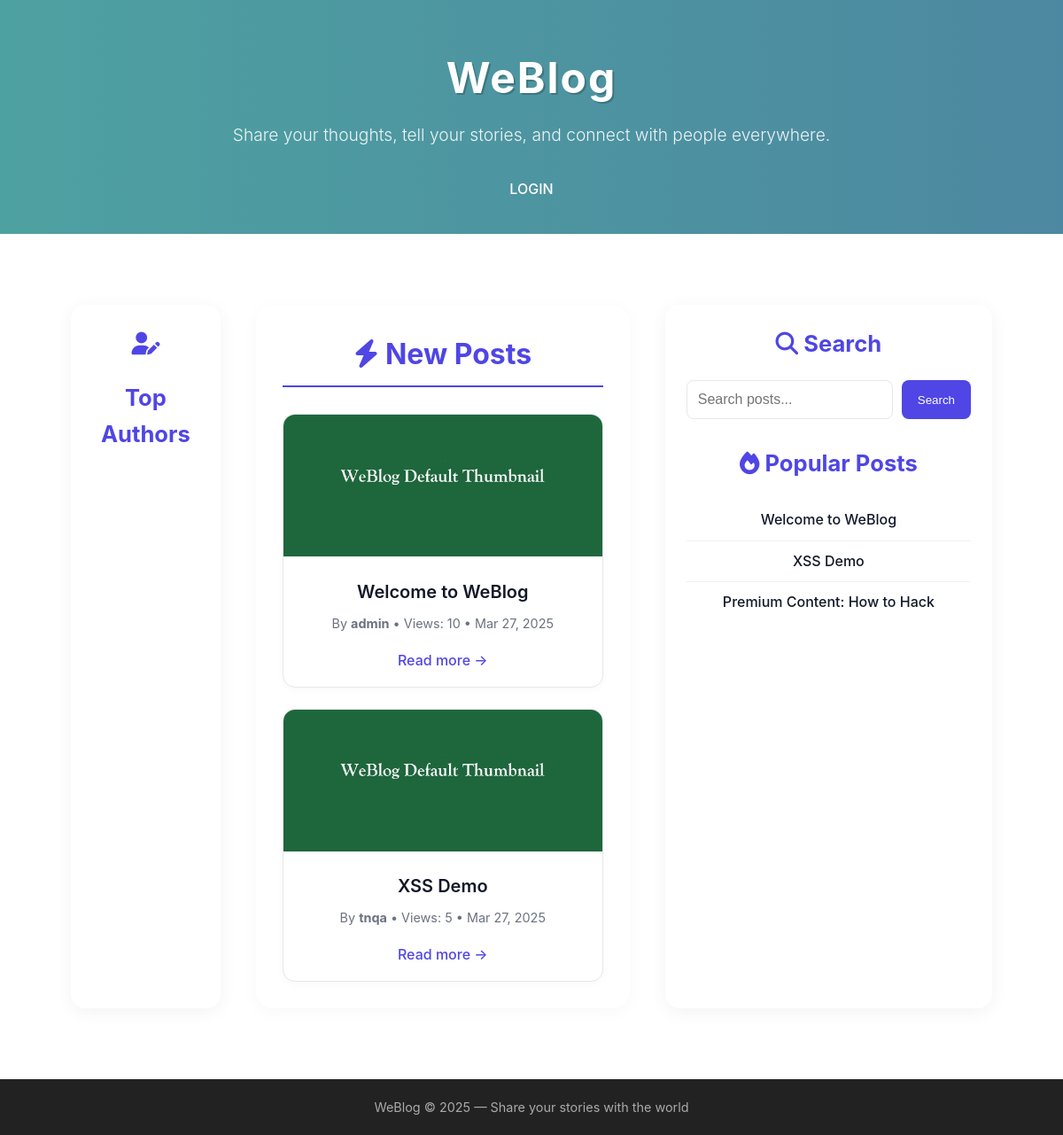
Before: / with the older database file.
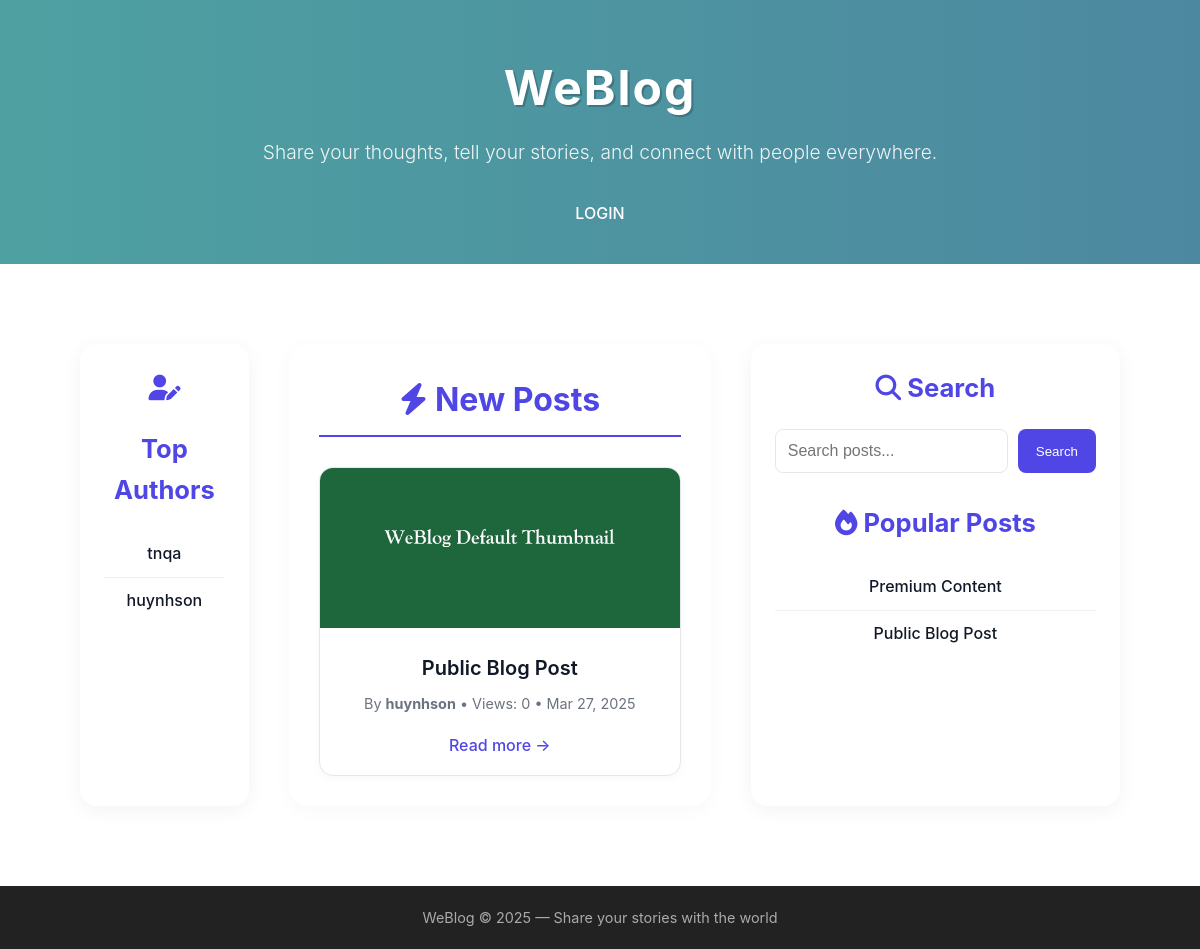
After: the same page with the newer database file.
### tables this page shows
CREATE TABLE posts (
  id INT AUTO_INCREMENT PRIMARY KEY,
  user_id INT,
  title VARCHAR(200),
  content TEXT,
  created_at DATETIME DEFAULT CURRENT_TIMESTAMP,
  views INT DEFAULT 0,
  premium BOOLEAN DEFAULT FALSE,
  FOREIGN KEY (user_id) REFERENCES users(id) ON DELETE CASCADE
);

CREATE TABLE users (
  id INT AUTO_INCREMENT PRIMARY KEY,
  username VARCHAR(50) UNIQUE,
  password VARCHAR(100),
  email VARCHAR(100) UNIQUE,
  role_id INT,
  bio TEXT,
  avatar_path VARCHAR(255), 
  created_at DATETIME DEFAULT CURRENT_TIMESTAMP,
  FOREIGN KEY (role_id) REFERENCES roles(id) ON DELETE SET NULL
);

### index.php (the view, shortened to what this page needs)
<?php
include 'includes/header.php';
?>
<link rel="stylesheet" href="assets/css/home.css">
<div class="container layout-3col">
    <aside class="sidebar-left">
        <h4><i class="fas fa-user-edit"></i></h4>
        <h4>Top Authors</h4>
        <ul class="author-list">
            <?php
            $stmt = $conn->prepare("
                SELECT users.id, users.username, COUNT(posts.id) AS post_count
                FROM users
                JOIN posts ON users.id = posts.user_id
                WHERE users.role_id != 1
                GROUP BY users.id, users.username
                ORDER BY post_count DESC
                LIMIT 5
            ");
            $stmt->execute();
            $authorResult = $stmt->get_result();
            while ($author = $authorResult->fetch_assoc()) {
                $authorName = htmlspecialchars($author['username']);
                echo "<li><a href='author.php?id={$author['id']}'>{$authorName}</a></li>";
            }
            ?>
        </ul>
    </aside>
    <main class="main-content">
        <?php
        $isSearch = isset($_GET['q']) && !empty(trim($_GET['q']));
        $isPremiumUser = false;
        if ($isSearch) {
            $q = trim($_GET['q']);
            echo "<h2 class='section-title'><i class='fas fa-search'></i> Search results for: <em>" . htmlspecialchars($q) . "</em></h2>";
            $query = "
                SELECT posts.*, users.username AS author
                FROM posts
                JOIN users ON posts.user_id = users.id
                WHERE (posts.title LIKE ? OR posts.content LIKE ?)
                AND (posts.premium = FALSE OR ?)
                ORDER BY created_at DESC
            ";
        } else {
            echo "<h2 class='section-title'><i class='fas fa-bolt'></i> New Posts</h2>";
            $query = "
                SELECT posts.*, users.username AS author
                FROM posts
                JOIN users ON posts.user_id = users.id
                WHERE posts.premium = FALSE OR ?
                ORDER BY created_at DESC
                LIMIT 9
            ";
        }
        $stmt = $conn->prepare($query);
        if ($isSearch) {
            $searchParam = "%" . $q . "%";
            $stmt->bind_param("ssi", $searchParam, $searchParam, $isPremiumUser);
        } else {
            $stmt->bind_param("i", $isPremiumUser);
        }
        $stmt->execute();
        $result = $stmt->get_result();
        echo "<div class='posts-grid'>";
        if ($result->num_rows > 0) {
            while ($post = $result->fetch_assoc()) {
                $title = htmlspecialchars($post['title']);
                $author = htmlspecialchars($post['author']);
                $date = date('M d, Y', strtotime($post['created_at']));
                echo "
                    <div class='post-card'>
                        <img class='post-thumbnail' src='assets/images/default_thumbnail.jpg' alt='Post image'>
                        <div class='post-card-content'>
                            <h3 class='post-title'>
                                <a href='post.php?id={$post['id']}'>{$title}</a>
                            </h3>
                            <p class='post-meta'>By <strong>{$author}</strong> • Views: {$post['views']} • {$date}</p>
                            <a class='read-more' href='post.php?id={$post['id']}'>Read more →</a>
                        </div>
                    </div>
                ";
            }
        } else {
            echo $isSearch ? "<p>No results found.</p>" : "<p>No posts available yet.</p>";
        }
        echo "</div>";
        ?>
    </main>
    <aside class="sidebar-right">
        <h3><i class="fas fa-search"></i> Search</h3>
        <form action="index.php" method="get" class="search-form">
            <input type="text" name="q" placeholder="Search posts..." required>
            <button type="submit">Search</button>
        </form>
        <h3><i class="fas fa-fire"></i> Popular Posts</h3>
        <ul class="popular-posts">
            <?php
            $popular = $conn->query("
                SELECT id, title
                FROM posts
                ORDER BY views DESC
                LIMIT 5
            ");
            while ($pop = $popular->fetch_assoc()) {
                $popTitle = htmlspecialchars($pop['title']);
                echo "<li><a href='post.php?id={$pop['id']}'>{$popTitle}</a></li>";
            }
            ?>
        </ul>
    </aside>
</div>
<?php include 'includes/footer.php'; ?>

Changed rows visible on the page:
removed posts: title "Premium Content: How to Hack", shown under "Popular Posts"
no longer on one of the page's lists (row edited): posts: title "Welcome to WeBlog", user.username "admin", views "10", created_at "Mar 27, 2025"
now on this page (row edited): users: username "tnqa"
now on this page (row edited): users: username "huynhson"
changed posts: title "XSS Demo" → "Public Blog Post"; user.username "tnqa" → "huynhson"; views "5" → "0"
changed posts: title "Welcome to WeBlog" → "Premium Content"
